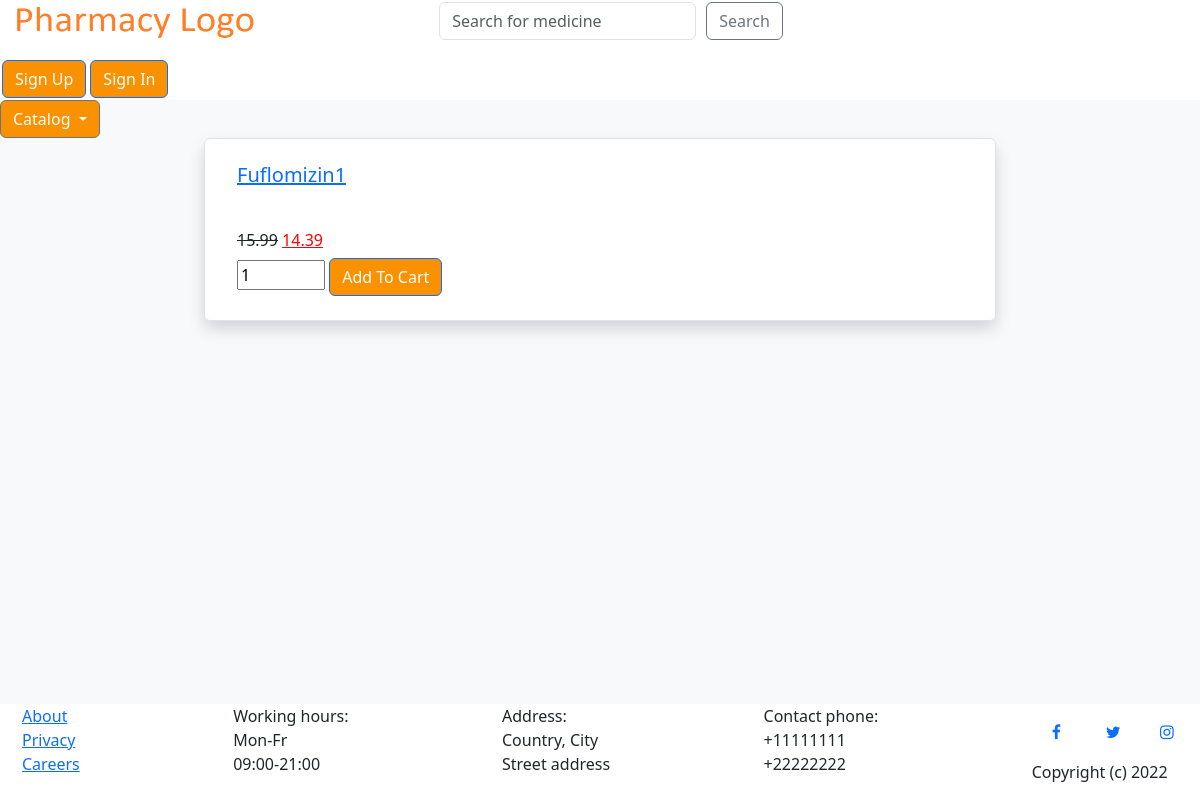
The app's page /shop/, older data.
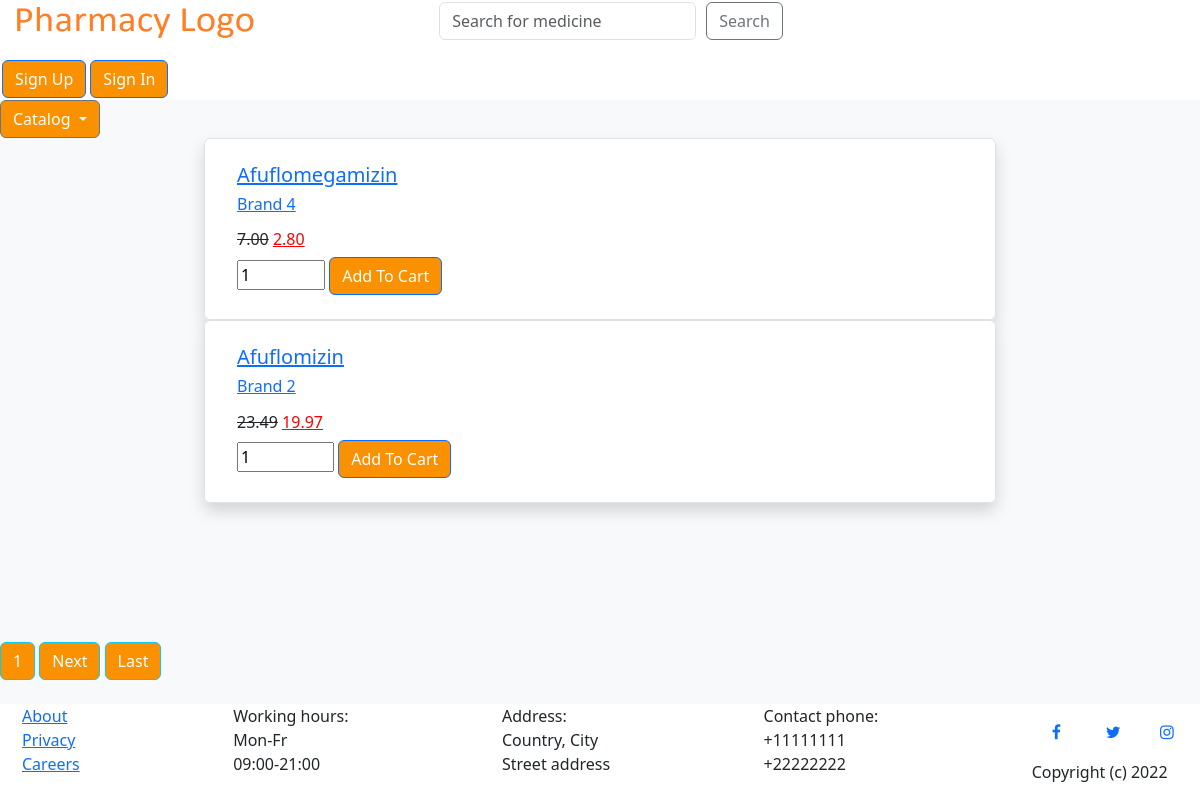
The same page, newer data.
### products/models.py (models this page shows, shortened)
class Product(models.Model):
    id = models.AutoField(primary_key=True)
    title = models.CharField(max_length=100)
    description = models.TextField()
    price = models.DecimalField(max_digits=6, decimal_places=2)
    discount_percent = models.IntegerField(default=0, validators=PERCENTAGE_VALIDATOR, blank=True)
    discounted_price = models.DecimalField(max_digits=6, decimal_places=2, blank=True)
    picture = models.ImageField(blank=True, upload_to=product_image_dir)
    number_in_stock = models.IntegerField(default=0)
    category = models.CharField(max_length=100, choices=product_categories, default='flu')
    brand = models.CharField(max_length=100, choices=brands, default='choose_brand')

### shop/views.py (the view)
# urls.py: path('', ShopHomeView.as_view(), name='shop-home'),
class ShopHomeView(ListView):
    model = Product
    template_name = 'shop/shop-home.html'
    context_object_name = 'products'
    ordering = ['title']
    paginate_by = 2

### shop/templates/shop/shop-home.html (shortened to what this page needs)
{% extends "shop/shop-base.html" %}
{% block title %}
{% load static %}
<head>
</head>
{% endblock %}
{% block content %}
<body>
  {% for product in products %}
  <div class="row">
      <div class="col-lg-8 mx-auto">
          <ul class="list-group shadow">
              <li class="list-group-item">
                  <div class="media align-items-lg-center flex-column flex-lg-row p-3">
                      <div class="media-body order-2 order-lg-1">
                        <h5><a class="mr-2" href="{% url 'product-detail' product.id %}">{{product.title}}</a></h5>
                          {% if product.get_brand_display != '' %}
                            <h6><a class="mr-2" href="{% url 'shop-brand' product.brand %}">{{product.get_brand_display}}</a></h6>
                          {% else %}
                            <br>
                          {% endif %}
                          <div class="d-flex align-items-center justify-content-between mt-1">
                              <h6 class="font-weight-bold my-2">
                                {% if product.price > product.discounted_price %}
                                  <del>{{product.price}}</del>
                                  <ins style="color:red">{{product.discounted_price}}</ins>
                                {% else %}
                                    {{product.price}}
                                {% endif %}
                              </h6>
                          </div>
                      </div>
                      {% if product.number_in_stock == 0 %}
                        <p>Out of stock</p>
                      {% else %}
                        <input type="number" step="1" min="0" max="{{product.number_in_stock}}" value="1" name="medicine_qty" class="quantity-field" id="product{{product.id}}-quantity">
                        <button data-product={{product.id}} data-action="add" class="btn btn-outline-primary add-btn update-cart">Add To Cart</button>
                      {% endif %}
                  </div>
              </li>
          </ul>
      </div>
  </div>
  {% endfor %}
</body>
{% endblock %}

### shop/templates/shop/shop-base.html (shortened to what this page needs)
{% extends "main_site/main-site-base.html" %}

### main_site/templates/main_site/main-site-base.html (shortened to what this page needs)
{% load bootstrap5 %}
{% bootstrap_css %}
{% load static %}
<!doctype html>
<html lang="en">
  <head>
    <link rel="stylesheet" href="/static/site_main.css">
    {% block title %} {% endblock %}
  </head>
  <body class="bg-light">
    <div class="flex-box" id="page_container">
        <div class="flex-box bg-white" id="header_row">
            <div class="col-auto" id="site_logo_col">
              <a href="/">
                <img src="{% static 'pharmacy_logo.png' %} " alt="Logo" width="250" height="40" id="site_logo">
              </a>
            </div>
            <div class="col-auto" id="search_col">
              <form class="d-flex" method="POST" action="{% url 'search-results' %}">
                  <input class="form-control me-2" type="search" placeholder="Search for medicine" aria-label="Search" name="search_request">
                  <button class="btn btn-outline-secondary" type="submit">Search</button>
              </form>
            </div>
            <div class="col-auto" id="header_buttons_col">
                {% if user.is_authenticated %}
                  <a href="{% url 'profile' %}">
                    <button class="btn btn-primary float-end button" role="button" id="profile_btn">Profile</button>
                  </a>
                  <a href="{% url 'logout' %}">
                    <button class="btn btn-primary float-end button" href="#" role="button" id="logout_btn">Logout</button>
                  </a>
                {% else %}
                  <a href="{% url 'login' %}">
                    <button class="btn btn-primary float-end button" href="#" role="button" id="sign_in_btn">Sign In</button>
                  </a>
                  <a href="{% url 'register' %}">
                    <button class="btn btn-primary float-end button" role="button" id="sign_up_btn">Sign Up</button>
                  </a>
                {% endif %}
            </div>
        </div>
      <div class="flex-box" id="content_row">
        <div class="dropdown">
          <button class="btn btn-secondary dropdown-toggle button" type="button" id="catalog" data-toggle="dropdown" aria-haspopup="true" aria-expanded="false">
            Catalog
          </button>
        </div>
          <div class="col-auto">
            {% block content %} {% endblock %}
          </div>
      </div>
      <div class="row">
        <div class="col-auto">
          {% if is_paginated %}
    {% for num in page_obj.paginator.page_range %}
        {% if page_obj.number == num %}
            <a class="btn btn-info mb-4" href="?page={{num}}">{{num}}</a>
        {% elif num > page_obj.numer|add:'-3' and num < page_obj.numer|add:'3' %}
        <a class="btn btn-outline-info mb-4" href="?page={{num}}">{{num}}</a>
        {% endif %}
    {% endfor %}
    {% if page_obj.has_next %}
        <a class="btn btn-outline-info mb-4" href="?page={{page_obj.next_page_number}}">Next</a>
        <a class="btn btn-outline-info mb-4" href="?page={{page_obj.paginator.num_pages}}">Last</a>
    {% endif %}
  {% endif %}
        </div>
      </div>
      <div class="flex-box bg-white" id="footer_row">
        <div class="col-auto">
          <a href="{% url 'about' %}">About</a>
          <br>
          <a href="{% url 'privacy' %}">Privacy</a>
          <br>
          <a href="{% url 'careers' %}">Careers</a>
        </div>
        <div class="col-auto">
          <p>
            Working hours:
            <br>
            Mon-Fr
            <br>
            09:00-21:00
          </p>
        </div>
        <div class="col-auto">
          <address>
            Address:
            <br>
            Country, City
            <br>
            Street address
          </address>
        </div>
        <div class="col-auto">
          <address>
            Contact phone:
            <br>
            +11111111
            <br>
            +22222222
          </address>
        </div>
        <div class="col-auto" id="social_media_col">
          <link rel="stylesheet" href="https://cdnjs.cloudflare.com/ajax/libs/font-awesome/4.7.0/css/font-awesome.min.css">
          <a href="https://www.facebook.com/" target="_blank" rel="noopener noreferrer" class="fa fa-facebook"></a>
          <a href="https://www.twitter.com/" target="_blank" rel="noopener noreferrer"  class="fa fa-twitter"></a>
          <a href="https://www.instagram.com/" target="_blank" rel="noopener noreferrer"  class="fa fa-instagram"></a>
          <br>
          <p>Copyright (c) 2022</p>
        </div>
      </div>
  </div>
  </body>
</html>

### main_site/static/site_main.css (style rules this page uses)
.btn-primary { margin: 2px; }
.btn-outline-secondary { margin: 2px; }
.form-control { margin: 2px; align-content: right; }
#page_container { margin: 0; display: flex; flex-direction: column; min-height: 100vh; position: relative; }
#header_row { display:flex; align-content: space-between; flex-wrap: wrap; }
#content_row { display:flex; flex-direction: column; align-items: space-between; flex:1; }
#footer_row { display:flex; justify-content: space-between; padding-left: 10px; padding-right: 10px; flex-wrap: wrap; }
#header_buttons_col { margin-right: 0; position: relative; padding-right: 20vw; }
#search_col { margin-right: auto; position: relative; padding-right: 20vw; }
#site_logo_col { margin-right: auto; position: relative; padding-left: 1vw; }
#catalog { padding-left: 1vw; margin-left: auto; background-color: rgb(249, 145, 0); }
.btn:hover, .btn:not( .btn-outline-secondary, .btn-outline-danger, .btn-outline-danger:hover, .btn-link, .btn-link:hover, #checkout_btn, #checkout_btn:hover ) { background-color: rgb(249, 145, 0); color: white; }
.fa { padding: 20px; font-size: 30px; width: 50px; text-decoration: none; }
#footer_row .col-auto { padding-left: 1vw; }

Row changes from the older to the newer data that the page shows:
no longer on this page (row edited): Product: title "Fuflomizin1", price "15.99", discounted_price "14.39", medicine_qty "1"
added Product: title "Afuflomegamizin", brand "Brand 4", price "7.00", discounted_price "2.80"
added Product: title "Afuflomizin", brand "Brand 2", price "23.49", discounted_price "19.97"
Text that changed along with them:
new list line: "1"
text now shown: "Next Last"
